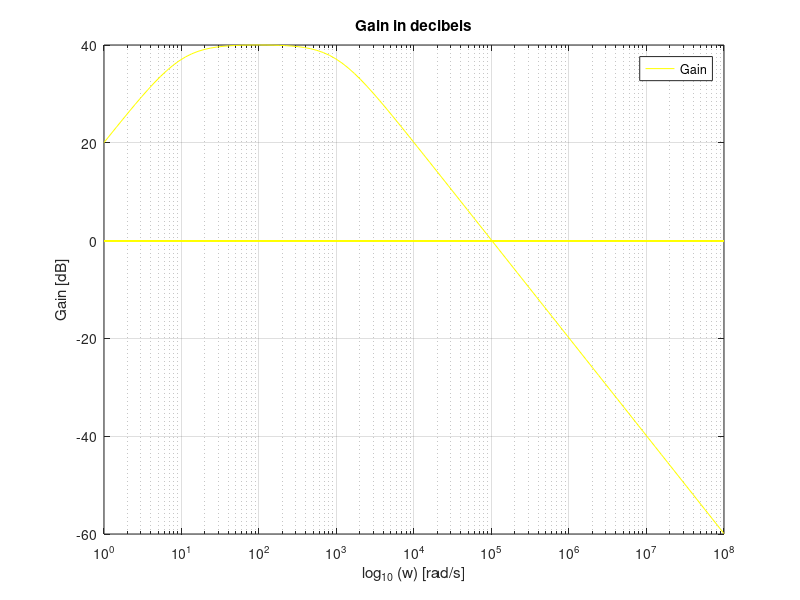
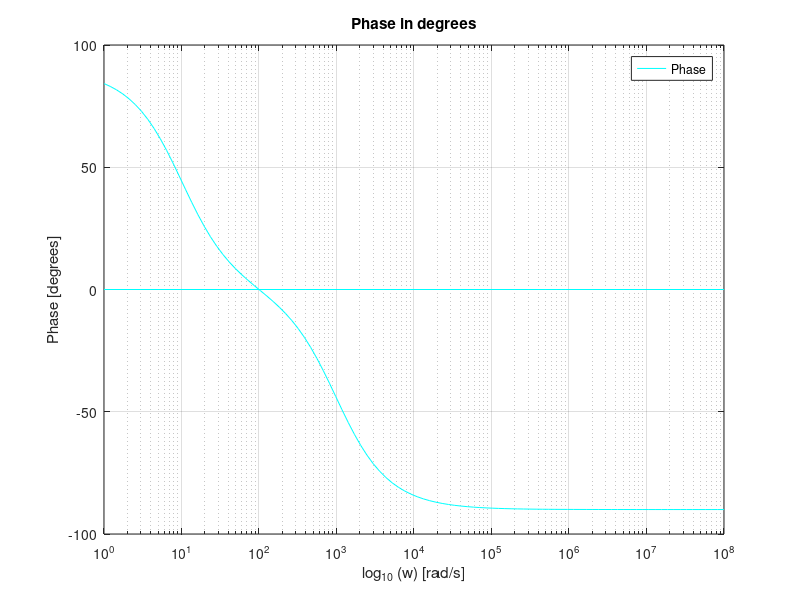
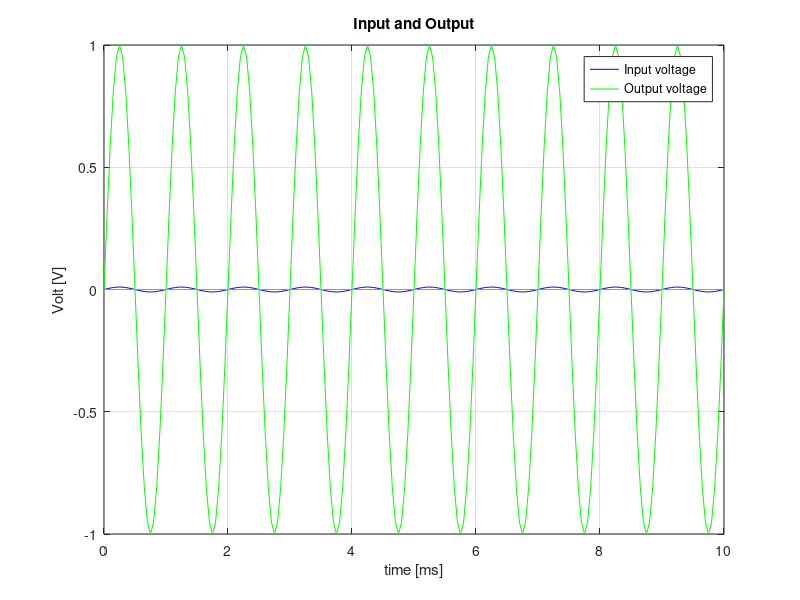

Reproduce these figures in MATLAB, in order.
%Variables

%Ci = 0.3u;
%Ri = 1000;
%R4 = 1k;
%R3 = 10k;
%Ro = 100;
%Co = 8E-7;

%Gain Stage

Vcc=5.0;
Vee=-5.0;
%Vin = 10e-3*sin(2*pi*1e3*t);
R1=1e3;
R2=100e3;

%Low Frequency Cut

Rlcut=100e3;
Clcut=1e-6;

%High Frequency Cut

Rhcut=1e3;
Chcut=1e-6;


retval = 0;

function retval = transf (s)
	Rlcut=100e3;
	Clcut=1e-6;
	Rhcut=1e3;
	Chcut=1e-6;
	R1=1e3;
	R2=100e3;
  retval = ((Rlcut*Clcut*s)/(1+Rlcut*Clcut*s))*(1+(R2)/(R1))*((1)/(1+Rhcut*Chcut*s));
  return;
endfunction

w = [];
f = [];
Af = zeros(100);
PHf = zeros(100);
i = 1;
w=logspace(0, 8, 100);
j=sqrt(-1);

gain = fopen("gain.tex" , "w");

%The Gain of the Gain Stage
fprintf(gain , "Gain from Gain Stage && %f\\\\\n", (1+(R2)/(R1)));
omega_L = (1)/(Rlcut*Clcut);
fprintf(gain , "$\\omega_L$ && %f [rad/s]\\\\\n", omega_L);
omega_H = (1)/(Rhcut*Chcut);
fprintf(gain , "$\\omega_H$ && %f [rad/s]\\\\\n", omega_H);
omega_0 = sqrt(omega_L*omega_H);
fprintf(gain , "$\\omega_0$ && %f [rad/s]\\\\\n", omega_0);
fprintf(gain , "Gain ($\\omega_0$) && %f [dB]\\\\\n", 20*log10 (abs(transf (omega_0*j))));

fclose (gain);

%Imput Inpeadence for omega = omega_0
theoZin = fopen("theoZin.tex" , "w");
fprintf(theoZin , "$Z_in$ && %f [Ohm]\\\\\n", (1)/(j*omega_0*Clcut)+Rlcut);
fclose(theoZin);

%Output Inpeadence for omega = omega_0
theoZout = fopen("theoZout.tex" , "w");
fprintf(theoZout , "$Z_out$ && %f [Ohm]\\\\\n", (1)/(j*omega_0*Chcut+(1)/(Rhcut)));
fclose(theoZout);

while (i <= 100)
	Af(i) = 20*log10 (abs(transf (w(i)*j)));
	PHf(i) = arg (transf (w(i)*j))*(180)/(pi);
	%printf("w(%d) = %f\n", i, w(i));
	%printf("Af(%d) = %f\n", i, Af(i));
	%printf("\n");
	i++;
endwhile;

%printf("%g\n", Af);


gain = figure();
semilogx(w , Af , "y");
title("Gain in decibels");
legend("Gain");
grid on;
xlabel ("log_{10} (w) [rad/s]");
ylabel ("Gain [dB]");
print (gain, "gain.eps", "-depsc");

phase = figure();
semilogx(w , PHf , "c");
title("Phase in degrees");
legend("Phase");
grid on;
xlabel ("log_{10} (w) [rad/s]");
ylabel ("Phase [degrees]");
print (phase, "phase.eps", "-depsc");

t=0:0.05:10;
vin = zeros(length(t));
vout = zeros(length(t));
Gain_0 = abs(transf (omega_0*j));
i=1;

while (i < length(t))
	%printf("i= %f\n", i);
	vin(i) = 10e-3*sin(2*pi*1e3*t(i)*10^-3);
	vout(i) = Gain_0*vin(i);
	i++;
endwhile;

inoutput = figure();
p1 = plot(t , vin , "b");
hold;
p2 = plot(t , vout , "g");
title("Input and Output");
h = [p1(1); p2(1)];
legend(h , "Input voltage" , "Output voltage");
grid on;
xlabel ("time [ms]");
ylabel ("Volt [V]");
print (inoutput, "inoutput.eps", "-depsc");
